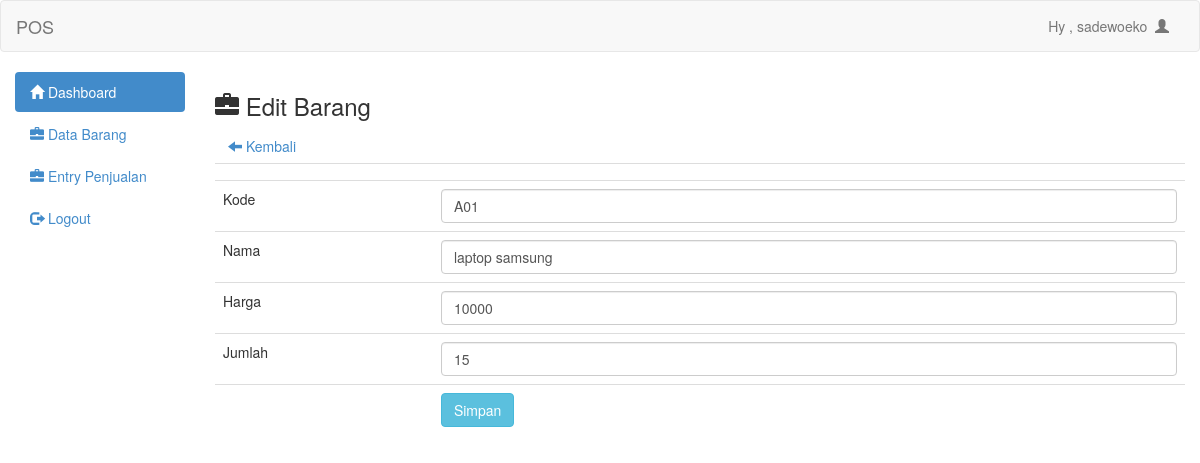
/admin/edit.php?id=36 (signed in), run on the app's committed database.
### tables this page shows
CREATE TABLE `barang` (
  `id` int(11) NOT NULL,
  `kode` text NOT NULL,
  `nama` text NOT NULL,
  `harga` int(11) NOT NULL,
  `jumlah` int(11) NOT NULL,
  `sisa` int(11) NOT NULL
);

### admin/edit.php (the view)
<?php
include 'header.php';
?>
<h3><span class="glyphicon glyphicon-briefcase"></span>  Edit Barang</h3>
<a class="btn" href="barang.php"><span class="glyphicon glyphicon-arrow-left"></span>  Kembali</a>
<?php
$id_brg=mysqli_real_escape_string($conn,$_GET['id']);
$det=mysqli_query($conn,"select * from barang where id='$id_brg'")or die(mysqli_error());
while($d=mysqli_fetch_array($det)){
?>
	<form action="update.php" method="post">
		<table class="table">
			<tr>
				<td></td>
				<td><input type="hidden" name="id" value="<?php echo $d['id'] ?>"></td>
			</tr>
			<tr>
				<td>Kode</td>
				<td><input type="text" class="form-control" name="kode" value="<?php echo $d['kode'] ?>"></td>
			</tr>
			<tr>
				<td>Nama</td>
				<td><input type="text" class="form-control" name="nama" value="<?php echo $d['nama'] ?>"></td>
			</tr>
			<tr>
				<td>Harga</td>
				<td><input type="text" class="form-control" name="harga" value="<?php echo $d['harga'] ?>"></td>
			</tr>
			<tr>
				<td>Jumlah</td>
				<td><input type="text" class="form-control" name="jumlah" value="<?php echo $d['jumlah'] ?>"></td>
			</tr>
			<tr>
				<td></td>
				<td><input type="submit" class="btn btn-info" value="Simpan"></td>
			</tr>
		</table>
	</form>
	<?php
}
?>
<?php include 'footer.php'; ?>

### data on the page
barang: kode "A01", nama "laptop samsung", harga "10000", jumlah "15"

### other printed values
$_SESSION['uname'] "sadewoeko"
